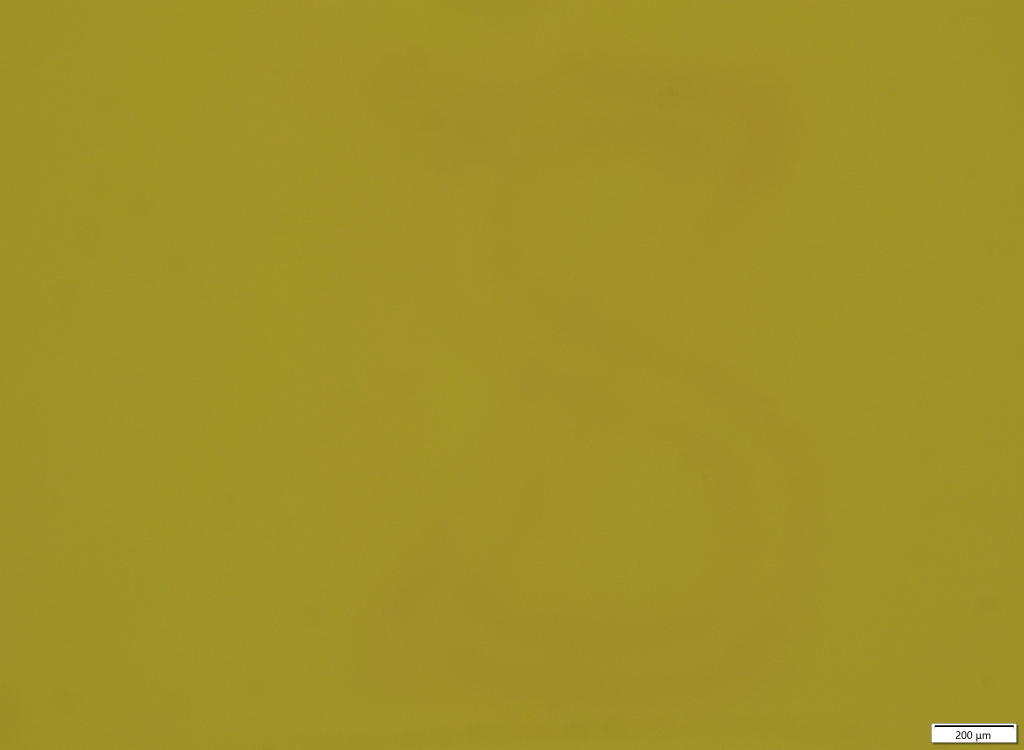
#> input picture data/input/target_images/target_01.jpg, 4096 x 3000 px (shown at 1/4 size)
$ python -i make_template_guided_repair.py   (imports and definitions only)
#> lines starting #> are read from the running program, lines starting #| are printed output that depends on the picture; after the words box and inside, x2 and y2 are one past the last pixel; in counts of white or black regions, pixels touching at a corner belong together
"""Template-guided digit cleanup for the 1/3/4/7 microscopy masks.

The algorithm does not receive the target digit label. For each input image it
matches all available 1/3/4/7 reference templates under translation and scale,
selects the best match, and uses the aligned template as an explainable shape
gate to suppress non-template ghost strokes.
"""

from __future__ import annotations

import argparse
import csv
import re
import sys
import zipfile
from dataclasses import dataclass, replace
from pathlib import Path

import matplotlib

# [1 line not run here, left out]

import matplotlib.pyplot as plt
import numpy as np
import tifffile
from PIL import Image, ImageDraw
from scipy import ndimage as ndi
from scipy.signal import fftconvolve
from skimage.measure import label, regionprops
from skimage.morphology import remove_small_objects
from skimage.transform import resize

ROOT = Path(__file__).resolve().parents[1]
if str(ROOT) not in sys.path:
    sys.path.insert(0, str(ROOT))


DIGITS = (1, 3, 4, 7)
MATCH_SIZE = 384
MM_PER_INCH = 25.4
DEFAULT_OUTDIR = ROOT / "figures" / "template_guided_repair"


# [28 lines left out: functions configure_matplotlib, _find_layer_jpg, _read_gray, not called in this run]


def read_raw_rgb(root: Path, data_id: int) -> np.ndarray:
    with Image.open(_find_layer_jpg(root, data_id)) as image:
        return np.asarray(image.convert("RGB"), dtype=np.uint8)


# [4 lines left out: function _read_mask, not called in this run]


def robust_norm(image: np.ndarray, low: float = 1.0, high: float = 99.5) -> np.ndarray:
    arr = np.asarray(image, dtype=np.float32)
    finite = arr[np.isfinite(arr)]
    if finite.size == 0:
        return np.zeros_like(arr, dtype=np.float32)
    lo = float(np.percentile(finite, low))
    hi = float(np.percentile(finite, high))
    if hi <= lo:
        hi = lo + 1.0
    return np.clip((arr - lo) / (hi - lo), 0.0, 1.0).astype(np.float32)


# [78 lines left out: functions _positive_norm, _foreground_norm, _clean_mask, _load_digit_data, not called in this run]


def save_mask(path: Path, mask: np.ndarray) -> None:
    path.parent.mkdir(parents=True, exist_ok=True)
    Image.fromarray(np.where(mask, 255, 0).astype(np.uint8), mode="L").save(path)


# [71 lines left out: functions downsample_mean, downsample_max, change_overlay, signal_on_yellow, line_kernel, directional_close, not called in this run]


def center_prior_map(shape: tuple[int, int]) -> np.ndarray:
    height, width = shape
    yy, xx = np.indices((height, width), dtype=np.float32)
    cy = (height - 1.0) / 2.0
    cx = (width - 1.0) / 2.0
    ny = np.abs(yy - cy) / max(cy, 1.0)
    nx = np.abs(xx - cx) / max(cx, 1.0)
    radial = np.sqrt(nx * nx + ny * ny) / np.sqrt(2.0)
    radial_score = np.clip(1.0 - np.power(radial, 0.85), 0.0, 1.0)
    border_distance = np.minimum.reduce([yy, xx, height - 1.0 - yy, width - 1.0 - xx])
    border_score = np.clip(border_distance / (0.50 * min(height, width)), 0.0, 1.0)
    return (0.58 * radial_score + 0.42 * border_score).astype(np.float32)


# [72 lines left out: functions component_center_score, area_filter, component_score_clean, not called in this run]


@dataclass(frozen=True)
class TemplateCandidate:
    digit: int
    path: Path
    crop_soft: np.ndarray
    crop_mask: np.ndarray
    source_shape: tuple[int, int]
    bbox: tuple[int, int, int, int]


@dataclass(frozen=True)
class TargetFrame:
    """Target-image-derived scale and position for template alignment."""

    bbox: tuple[int, int, int, int]
    center_y_frac: float
    center_x_frac: float
    height_frac: float
    width_frac: float


@dataclass(frozen=True)
class TemplateMatch:
    predicted_digit: int
    template_path: Path
    score: float
    normalized_overlap: float
    candidate_inside_template: float
    template_hit_density: float
    scale_height_frac: float
    center_y_frac: float
    center_x_frac: float
    template_height_px: int
    template_width_px: int


@dataclass(frozen=True)
class TemplateGuidedMetrics:
    data_id: int
    predicted_digit: int
    template_path: str
    score: float
    before_px: int
    pool_px: int
    final_px: int
    removed_px: int
    added_px: int
    template_gate_px: int
    final_components: int
    template_match_fraction: float
    template_core_fraction: float
    template_dice: float
    template_signal_fraction: float
    alignment_score: float
    template_scale_multiplier: float
    template_scale_x_multiplier: float
    template_scale_y_multiplier: float
    template_y_offset_px: int
    template_x_offset_px: int
    target_height_frac: float
    target_width_frac: float


@dataclass(frozen=True)
class TemplateMatchQuality:
    """Full-resolution overlap between the target candidate strokes and template."""

    template_match_fraction: float
    template_core_fraction: float
    template_dice: float
    template_signal_fraction: float


@dataclass(frozen=True)
class FilterParameters:
    soft_margin_distance: int
    strong_margin_distance: int
    template_soft_threshold: float
    soft_edge_inside_fraction: float
    soft_edge_min_signal: float
    strong_contiguous_seed_overlap: int
    strong_contiguous_min_signal: float
    repair_distance: int
    strong_distance: int
    template_min: float
    close_length: int
    bridge_length: int
    bridge_distance: int
    connected_zone_iterations: int
    use_repair_pool: bool = True
    allow_repair_add: bool = True


@dataclass(frozen=True)
class AlignmentParameters:
    template_scale_multiplier: float = 1.0
    template_scale_x_multiplier: float = 1.0
    template_scale_y_multiplier: float = 1.0
    template_y_offset_px: int = 0
    template_x_offset_px: int = 0
    auto_refine_alignment: bool = True
    alignment_score: float = 0.0


# [99 lines left out: functions default_alignment_parameters, apply_alignment_parameters, default_filter_parameters, not called in this run]


def image_to_gray(path: Path) -> np.ndarray:
    with Image.open(path) as image:
#> image is the input picture: PIL image 4096x3000 RGB; mean R, G, B 161.5, 146.4, 40.9
        image.seek(0)
        return np.asarray(image.convert("L"), dtype=np.float32) / 255.0
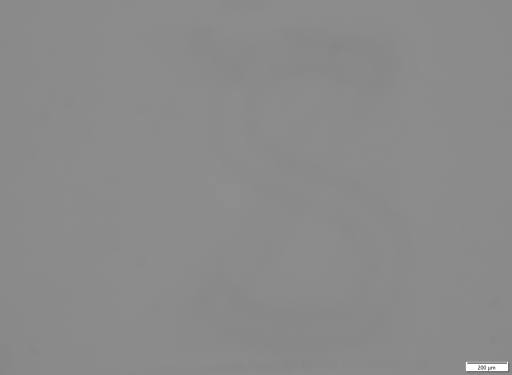
#> returned value: shape (3000, 4096) float32 (shown at 1/8 size); min 0, max 1, mean 0.545


def tight_bbox(mask: np.ndarray) -> tuple[int, int, int, int] | None:
    ys, xs = np.nonzero(mask)
    if ys.size == 0:
        return None
    return int(ys.min()), int(xs.min()), int(ys.max() + 1), int(xs.max() + 1)


# [14 lines left out: function weighted_quantile, not called in this run]


def extract_dark_digit_template(path: Path) -> TemplateCandidate | None:
    arr = ndi.gaussian_filter(image_to_gray(path), sigma=0.6, mode="reflect")
    background = ndi.gaussian_filter(arr, sigma=max(24.0, min(arr.shape) / 68.0), mode="reflect")
    dark = robust_norm(np.clip(background - arr, 0.0, None), 70.0, 99.7)
#> in robust_norm, `arr = np.asarray(image, dtype=np.float32)`:
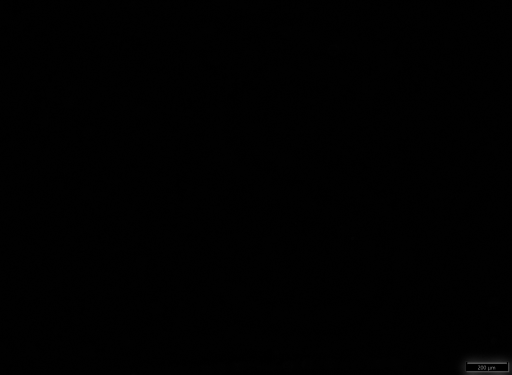
#> arr: shape (3000, 4096) float32 (shown at 1/8 size); min 0, max 0.7, mean 0.0036
#> in robust_norm, `lo = float(np.percentile(finite, low))`: lo = 0.00408
#> in robust_norm, `hi = float(np.percentile(finite, high))`: hi = 0.0358

    high_seed = dark > 0.36
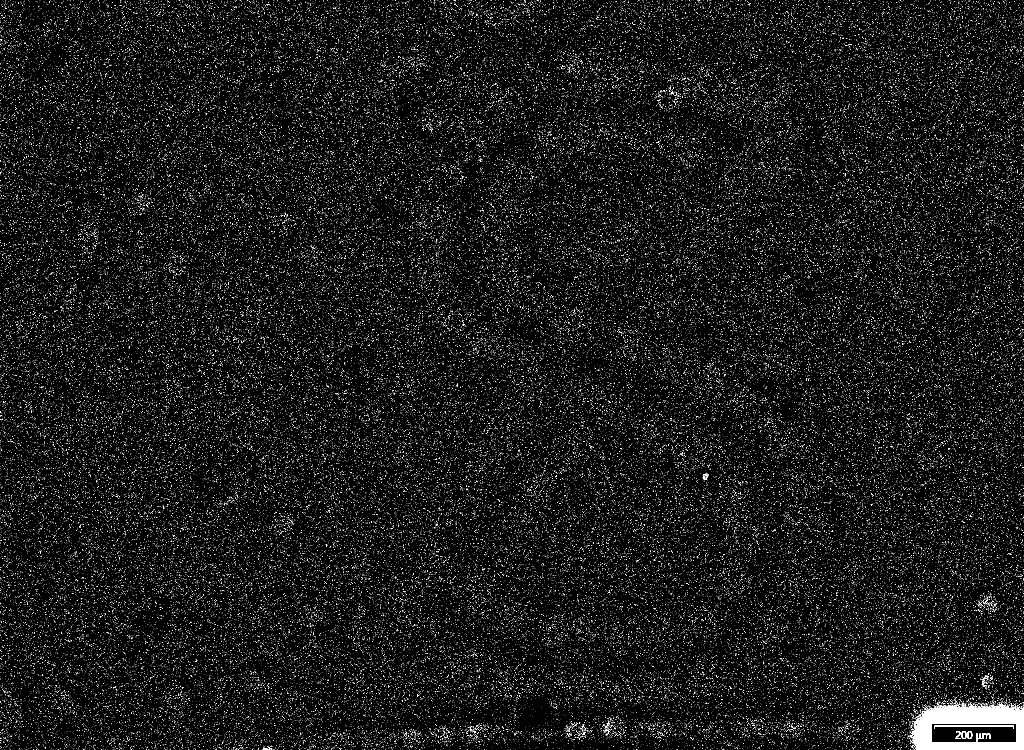
#> high_seed: shape (3000, 4096) bool (shown at 1/4 size); 2.8% white in thin lines or dots
    high_seed = remove_small_objects(high_seed, min_size=120)
#> high_seed: shape (3000, 4096) bool; 0.38% white; 7 white regions, largest, box (x1, y1, x2, y2) and area: (3648, 2820, 4096, 3000) 43292, (3739, 2901, 4055, 2916) 2228, (3930, 2934, 3962, 2956) 356
    support = (dark > 0.22) & ndi.binary_dilation(high_seed, iterations=34)
    support = ndi.binary_closing(support, structure=np.ones((5, 5), dtype=bool))
#> support: shape (3000, 4096) bool; 0.51% white; 27 white regions (20 under 20 px), largest, box (x1, y1, x2, y2) and area: (3623, 2791, 4094, 2998) 59482, (3739, 2901, 4055, 2916) 2228, (3823, 2925, 3889, 2956) 893
    support = remove_small_objects(support, min_size=250)

    # Remove isolated dust/scratches by first finding the main digit group. The
    # subsequent template gate should represent digit geometry, not every speck
    # in the reference frame.
    grouping = ndi.binary_dilation(support, iterations=28)
#> grouping: shape (3000, 4096) bool; 0.86% white; 1 white region, box (x1, y1, x2, y2) and area: (3595, 2763, 4096, 3000) 105683
    grouping = ndi.binary_closing(grouping, structure=np.ones((17, 17), dtype=bool))
#> grouping: shape (3000, 4096) bool; 0.83% white; 1 white region, box (x1, y1, x2, y2) and area: (3595, 2763, 4088, 2992) 101394
    grouping = remove_small_objects(grouping, min_size=max(2200, int(0.00035 * grouping.size)))
    group_labels = label(grouping, connectivity=2)
    best_group = 0
    best_group_score = -np.inf
    group_prior = center_prior_map(grouping.shape)
    for prop in regionprops(group_labels):
        coords = prop.coords
        support_area = int(np.count_nonzero(support[coords[:, 0], coords[:, 1]]))
        if support_area < 300:
            continue
        center_score = float(np.mean(group_prior[coords[:, 0], coords[:, 1]]))
        mean_dark = float(np.mean(dark[coords[:, 0], coords[:, 1]]))
        score = np.log1p(support_area) + 3.0 * center_score + 0.8 * mean_dark
        if score > best_group_score:
            best_group_score = score
            best_group = int(prop.label)
#> this loop made 1 pass
#> (support_area, center_score, mean_dark, score, best_group_score, best_group) on pass 1: (58872, 0.0739, 0.426, 11.55, 11.55, 1)
#> after the loop, best_group = 1; best_group_score = 11.55
    if best_group:
        support &= ndi.binary_dilation(group_labels == best_group, iterations=8)

    prior = center_prior_map(support.shape)
    labels = label(support, connectivity=2)
#> labels: shape (3000, 4096) int32; 4 distinct labels, from 0 to 3
    keep = np.zeros(support.shape, dtype=bool)
    for prop in regionprops(labels, intensity_image=dark):
        coords = prop.coords
        area = int(prop.area)
        if area < 180:
            continue
        y0, x0, y1, x1 = prop.bbox
        span = max(y1 - y0, x1 - x0)
        short_span = max(1, min(y1 - y0, x1 - x0))
        aspect = span / short_span
        center_score = float(np.mean(prior[coords[:, 0], coords[:, 1]]))
        mean_dark = float(prop.mean_intensity)
        thin_scratch = aspect >= 18.0 and area < 3200 and mean_dark < 0.60
        if not thin_scratch and (area >= 420 or center_score >= 0.22 or mean_dark >= 0.48):
            keep[coords[:, 0], coords[:, 1]] = True
#> this loop made 3 passes
#> (area, y0, x0, y1, x1, span, short_span, aspect) on passes 1 to 3: (59459, 2791, 3623, 2998, 4094, 471, 207, 2.28), (2228, 2901, 3739, 2916, 4055, 316, 15, 21.07), (893, 2925, 3823, 2956, 3889, 66, 31, 2.13)

    keep = ndi.binary_dilation(keep, iterations=2)
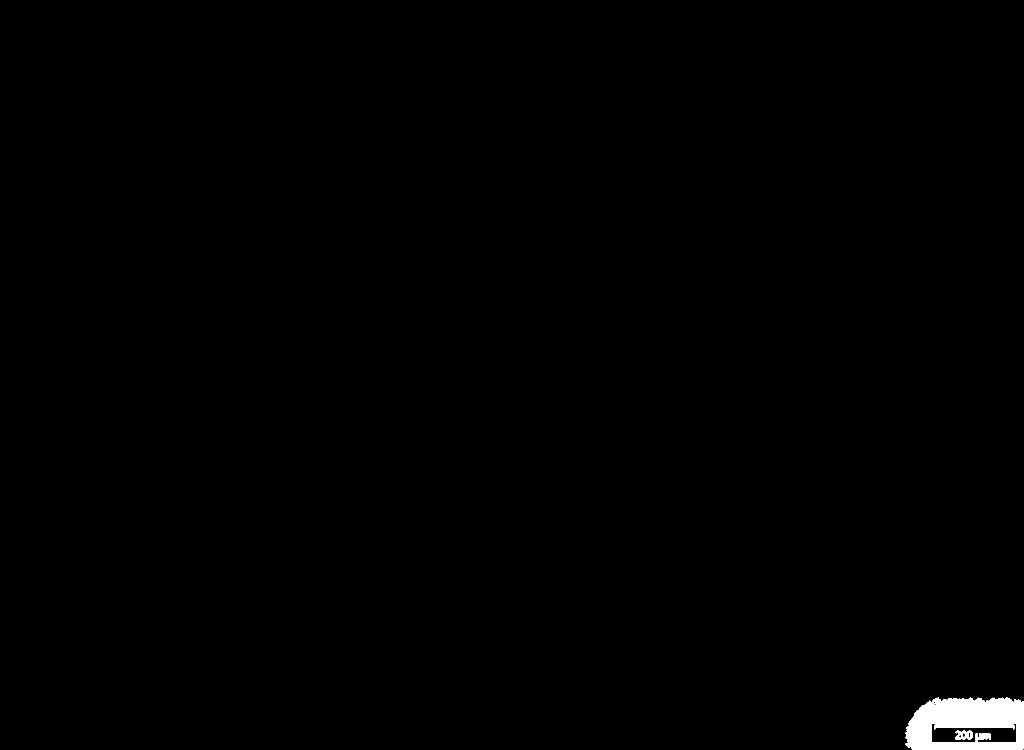
#> keep: shape (3000, 4096) bool (shown at 1/4 size); 0.58% white; 3 white regions, box (x1, y1, x2, y2) and area: (3621, 2789, 4096, 3000) 66609, (3737, 2899, 4057, 2918) 3582, (3821, 2923, 3891, 2958) 1614
    keep = ndi.binary_closing(keep, structure=np.ones((5, 5), dtype=bool))
#> keep: shape (3000, 4096) bool; 0.59% white; 2 white regions, box (x1, y1, x2, y2) and area: (3621, 2789, 4094, 2998) 70704, (3821, 2923, 3891, 2958) 1678
    keep = remove_small_objects(keep, min_size=300)
    bbox = tight_bbox(keep)
#> bbox = (2789, 3621, 2998, 4094)
    if bbox is None:
        return None

    y0, x0, y1, x1 = bbox
#> y0 = 2789; x0 = 3621; y1 = 2998; x1 = 4094
    margin = int(round(0.08 * max(y1 - y0, x1 - x0)))
#> margin = 38
    y0 = max(0, y0 - margin)
#> y0 = 2751
    x0 = max(0, x0 - margin)
#> x0 = 3583
    y1 = min(keep.shape[0], y1 + margin)
#> y1 = 3000
    x1 = min(keep.shape[1], x1 + margin)
#> x1 = 4096
    crop_mask = keep[y0:y1, x0:x1]
#> crop_mask: shape (249, 513) bool; 56.7% white; 5 black regions, box (x1, y1, x2, y2) and area: (0, 0, 513, 249) 38720, (145, 145, 481, 217) 16307, (292, 181, 300, 199) 129, (269, 181, 277, 199) 128, (252, 191, 261, 200) 71
    crop_soft = dark[y0:y1, x0:x1] * ndi.binary_dilation(crop_mask, iterations=10)
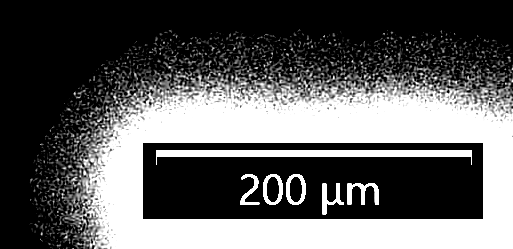
#> crop_soft: shape (249, 513) float32; min 0, max 1, mean 0.37
    if np.count_nonzero(crop_mask) < 800:
        return None

#> (the run stopped early here; a loop or call above may not have finished)

$ run again, on data/input/target_images/target_03.jpg
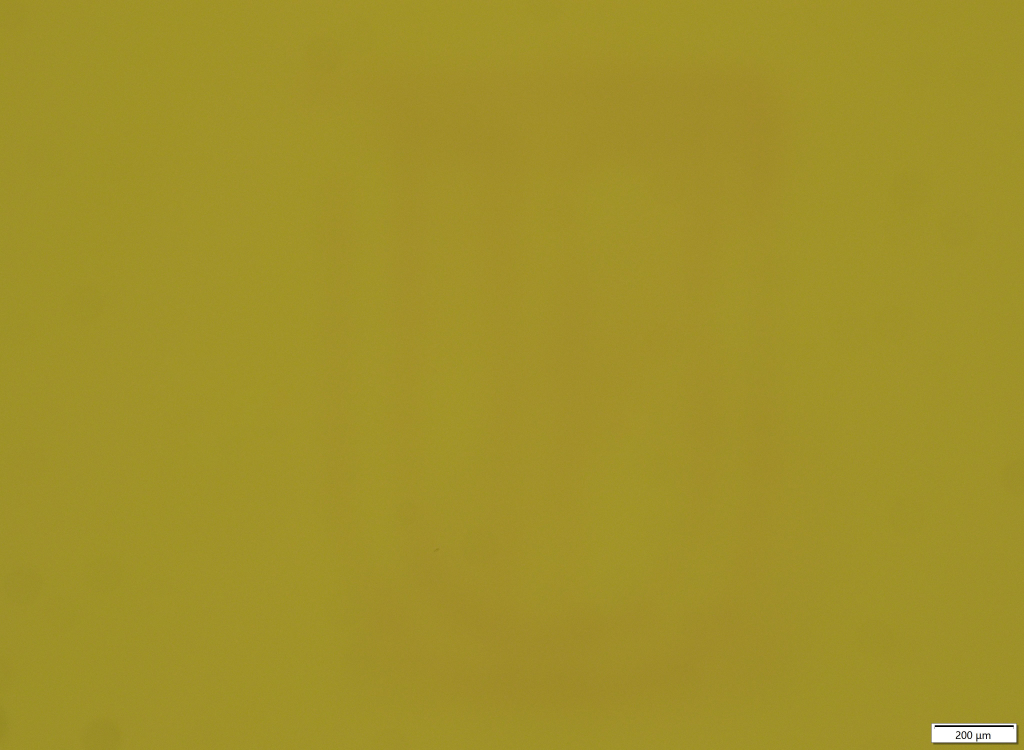
#> input picture data/input/target_images/target_03.jpg, 4096 x 3000 px (shown at 1/4 size)
#> in image_to_gray, image is the input picture: PIL image 4096x3000 RGB; mean R, G, B 161.3, 146.2, 40.7
#> lo = 0.00408
#> hi = 0.0363
#> in extract_dark_digit_template, `high_seed = dark > 0.36`:
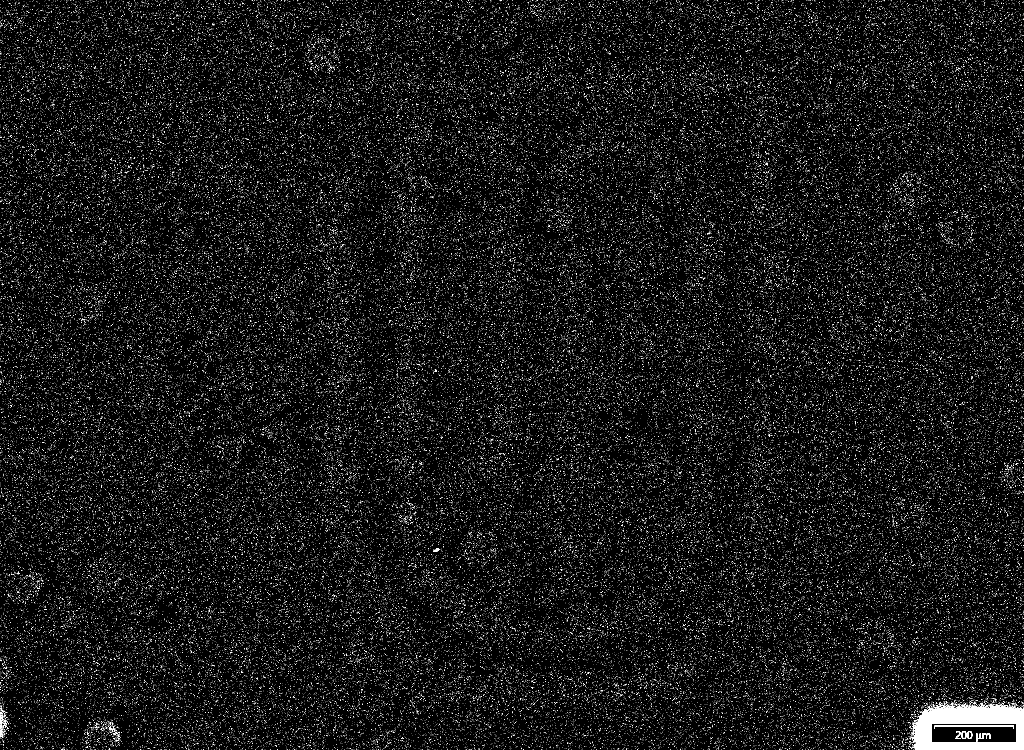
#> high_seed: shape (3000, 4096) bool (shown at 1/4 size); 2.7% white in thin lines or dots
#> group_labels: shape (3000, 4096) int32; 3 distinct labels, from 0 to 2
#> the loop in extract_dark_digit_template, `for prop in regionprops(group_labels):` made 2 passes
#> (support_area, center_score, mean_dark, score, best_group_score, best_group) on passes 1 to 2: (389, 0.567, 0.0761, 7.73, 7.73, 1), (58395, 0.074, 0.425, 11.54, 11.54, 2)
#> after the loop in extract_dark_digit_template, `for prop in regionprops(group_labels):`: best_group = 2; best_group_score = 11.54
#> labels: shape (3000, 4096) int32; 4 distinct labels, from 0 to 3
#> the loop in extract_dark_digit_template, `for prop in regionprops(labels, intensity_image=dark):` made 3 passes
#> (area, y0, x0, y1, x1, span, short_span, aspect) on passes 1 to 3: (59030, 2786, 3625, 2998, 4094, 469, 212, 2.21), (2228, 2901, 3739, 2916, 4055, 316, 15, 21.07), (893, 2925, 3823, 2956, 3889, 66, 31, 2.13)
#> bbox = (2784, 3623, 2998, 4094)
#> in extract_dark_digit_template, `y0, x0, y1, x1 = bbox`: y0 = 2784; x0 = 3623; y1 = 2998; x1 = 4094
#> margin = 38
#> in extract_dark_digit_template, `y0 = max(0, y0 - margin)`: y0 = 2746
#> in extract_dark_digit_template, `x0 = max(0, x0 - margin)`: x0 = 3585
#> in extract_dark_digit_template, `y1 = min(keep.shape[0], y1 + margin)`: y1 = 3000
#> in extract_dark_digit_template, `x1 = min(keep.shape[1], x1 + margin)`: x1 = 4096
#> crop_mask: shape (254, 511) bool; 55.8% white; 5 black regions, box (x1, y1, x2, y2) and area: (0, 0, 511, 254) 40741, (143, 150, 479, 222) 16307, (290, 186, 298, 204) 129, (267, 186, 275, 204) 128, (250, 196, 259, 205) 71
#> in extract_dark_digit_template, `crop_soft = dark[y0:y1, x0:x1] * ndi.binary_dilation(crop_mask, iterat..`:
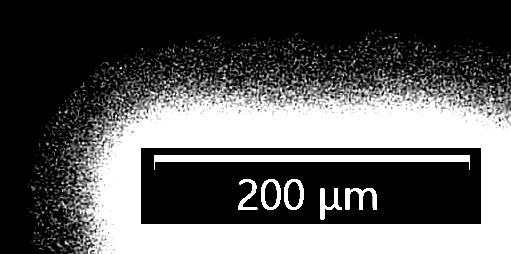
#> crop_soft: shape (254, 511) float32; min 0, max 1, mean 0.364
